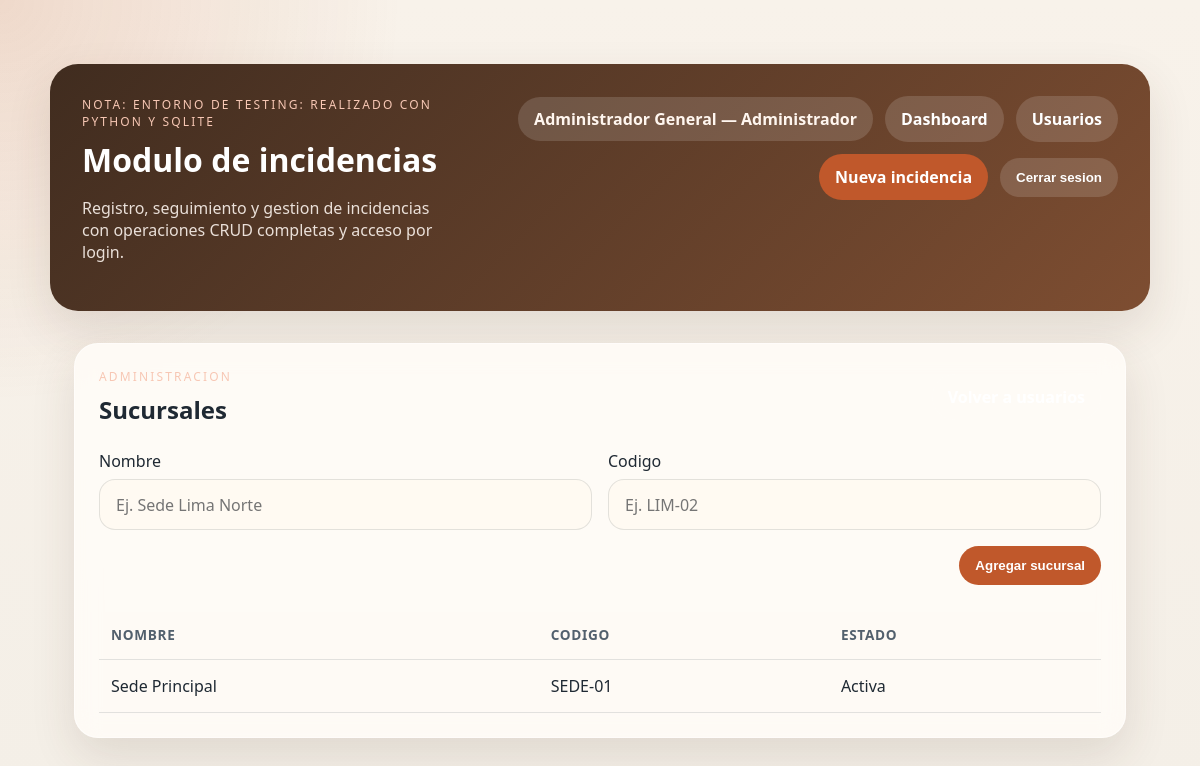
Screenshot of /sucursales (signed in) with the database file from the repository.
### app.py (models this page shows)
class Usuario(db.Model):
    __tablename__ = "usuarios"
    id: Mapped[int] = mapped_column(primary_key=True)
    username: Mapped[str] = mapped_column(String(50), unique=True, nullable=False)
    password_hash: Mapped[str] = mapped_column(String(255), nullable=False)
    nombre_completo: Mapped[str] = mapped_column(String(200), nullable=False)
    rol_id: Mapped[int] = mapped_column(ForeignKey("roles.id"), nullable=False)
    activo: Mapped[bool] = mapped_column(Boolean, default=True, nullable=False)
    sucursal_id: Mapped[int | None] = mapped_column(ForeignKey("sucursales.id"), nullable=True)
    fecha_creacion: Mapped[datetime] = mapped_column(
        DateTime(timezone=True), default=lambda: datetime.now(timezone.utc), nullable=False
    )
    rol_obj: Mapped["Rol"] = relationship("Rol", back_populates="usuarios", lazy="select")
    sucursal: Mapped["Sucursal | None"] = relationship("Sucursal", foreign_keys=[sucursal_id], lazy="select")
    @property
    def rol(self) -> str:
        return self.rol_obj.nombre if self.rol_obj else ""

class Rol(db.Model):
    __tablename__ = "roles"
    id: Mapped[int] = mapped_column(primary_key=True)
    nombre: Mapped[str] = mapped_column(String(30), unique=True, nullable=False)
    descripcion: Mapped[str | None] = mapped_column(String(200), nullable=True)
    usuarios: Mapped[list["Usuario"]] = relationship("Usuario", back_populates="rol_obj", lazy="select")

class Sucursal(db.Model):
    __tablename__ = "sucursales"
    id: Mapped[int] = mapped_column(primary_key=True)
    nombre: Mapped[str] = mapped_column(String(100), unique=True, nullable=False)
    codigo: Mapped[str] = mapped_column(String(20), unique=True, nullable=False)
    activa: Mapped[bool] = mapped_column(Boolean, default=True, nullable=False)

### app.py (the view)
    @app.route("/sucursales")
    @admin_required
    def listar_sucursales() -> str:
        sucursales = Sucursal.query.order_by(Sucursal.nombre).all()
        return render_template("sucursales.html", sucursales=sucursales)

### app.py (called while the page is built)
def register_template_context(app: Flask) -> None:
    @app.context_processor
    def inject_template_context() -> dict[str, Any]:
        return {"current_user": get_current_user(), "csrf_token": get_csrf_token()}

def get_csrf_token() -> str:
    token = session.get("csrf_token")
    if token is None:
        token = secrets.token_urlsafe(32)
        session["csrf_token"] = token
    return token

def get_current_user() -> Usuario | None:
    if "current_user" not in g:
        user_id = session.get("user_id")
        g.current_user = db.session.get(Usuario, user_id) if user_id else None
    return g.current_user

def admin_required(view: ViewFunc) -> ViewFunc:
    @wraps(view)
    def wrapped_view(*args: Any, **kwargs: Any) -> Any:
        user = get_current_user()
        if user is None:
            flash("Inicia sesion para continuar.", "error")
            return redirect(url_for("login", next=request.path))
        if user.rol != "Administrador":
            flash("No tienes permisos para realizar esta accion.", "error")
            return redirect(url_for("listar_incidencias"))
        return view(*args, **kwargs)
    return wrapped_view

### templates/sucursales.html (shortened to what this page needs)
{% extends 'base.html' %}
{% block content %}
<section class="panel panel--spaced">
    <div class="panel__header">
        <div>
            <p class="section-label">Administracion</p>
            <h2>Sucursales</h2>
        </div>
        <a class="button button--ghost-light" href="{{ url_for('listar_usuarios') }}">Volver a usuarios</a>
    </div>
    <form class="form-grid" method="post" action="{{ url_for('crear_sucursal') }}" style="margin-bottom:1.5rem;">
        <label>
            <span>Nombre</span>
            <input type="text" name="nombre" placeholder="Ej. Sede Lima Norte" required maxlength="100">
        </label>
        <label>
            <span>Codigo</span>
            <input type="text" name="codigo" placeholder="Ej. LIM-02" required maxlength="20">
        </label>
        <div class="form-actions full-width">
            <button class="button button--primary" type="submit">Agregar sucursal</button>
        </div>
    </form>
    {% if sucursales %}
        <div class="table-wrapper">
            <table>
                <thead>
                    <tr>
                        <th>Nombre</th>
                        <th>Codigo</th>
                        <th>Estado</th>
                    </tr>
                </thead>
                <tbody>
                    {% for s in sucursales %}
                        <tr>
                            <td>{{ s.nombre }}</td>
                            <td>{{ s.codigo }}</td>
                            <td>{{ 'Activa' if s.activa else 'Inactiva' }}</td>
                        </tr>
                    {% endfor %}
                </tbody>
            </table>
        </div>
    {% else %}
        <div class="empty-state">
            <h3>No hay sucursales registradas</h3>
        </div>
    {% endif %}
</section>
{% endblock %}

### templates/base.html (shortened to what this page needs)
<!DOCTYPE html>
<html lang="es">
<head>
    <link rel="stylesheet" href="{{ url_for('static', filename='styles.css') }}">
</head>
<body>
    <header class="hero">
        <div class="hero__content">
            <div class="hero__topbar">
                <div>
                    <p class="hero__eyebrow">Nota: Entorno de Testing: Realizado con Python y SQLite</p>
                    <h1>Modulo de incidencias</h1>
                    <p class="hero__copy">Registro, seguimiento y gestion de incidencias con operaciones CRUD completas y acceso por login.</p>
                </div>
                {% if current_user %}
                    <div class="hero__actions">
                        <span class="user-chip">{{ current_user.nombre_completo }} &mdash; {{ current_user.rol }}</span>
                        {% if current_user.rol == 'Administrador' %}
                            <a class="button button--ghost-light" href="{{ url_for('dashboard') }}">Dashboard</a>
                            <a class="button button--ghost-light" href="{{ url_for('listar_usuarios') }}">Usuarios</a>
                        {% endif %}
                        <a class="button button--primary" href="{{ url_for('crear_incidencia') }}">Nueva incidencia</a>
                        <form method="post" action="{{ url_for('logout') }}">
                            <button class="button button--ghost-light" type="submit">Cerrar sesion</button>
                        </form>
                    </div>
                {% else %}
                    <div class="hero__actions">
                        <a class="button button--primary" href="{{ url_for('login') }}">Iniciar sesion</a>
                    </div>
                {% endif %}
            </div>
        </div>
    </header>
    <main class="layout">
        {% block content %}{% endblock %}
    </main>
</body>
</html>

### static/styles.css (style rules this page uses)
:root { --bg: #f4efe7; --surface: rgba(255, 252, 248, 0.88); --surface-strong: #fffaf2; --ink: #1f2933; --muted: #52606d; --accent: #c0582b; --accent-dark: #8f3f1c; --danger: #b42318; --line: rgba(31, 41, 51, 0.12); --shadow: 0 18px 45px rgba(77, 52, 33, 0.12); }
* { box-sizing: border-box; }
body { margin: 0; font-family: "Segoe UI", Tahoma, Geneva, Verdana, sans-serif; color: var(--ink); background: radial-gradient(circle at top left, rgba(192, 88, 43, 0.16), transparent 28%), linear-gradient(180deg, #f8f2ea 0%, var(--bg) 100%); }
.hero { padding: 4rem 1.5rem 3rem; }
.hero__content { max-width: 1100px; margin: 0 auto; padding: 2rem; border-radius: 28px; background: linear-gradient(135deg, rgba(53, 33, 20, 0.94), rgba(109, 55, 24, 0.88)); color: #fff; box-shadow: var(--shadow); }
.hero__topbar { display: flex; justify-content: space-between; gap: 1.5rem; align-items: flex-start; }
.hero__actions { display: flex; gap: 0.75rem; flex-wrap: wrap; justify-content: flex-end; align-items: center; }
.user-chip { display: inline-flex; align-items: center; padding: 0.7rem 1rem; border-radius: 999px; background: rgba(255, 255, 255, 0.14); color: #fff6ef; font-weight: 600; }
.hero__eyebrow, .section-label { margin: 0 0 0.5rem; text-transform: uppercase; letter-spacing: 0.18em; font-size: 0.75rem; color: #f7c7b4; }
.hero h1, .panel h2 { margin: 0; }
.hero__copy { max-width: 54ch; color: rgba(255, 247, 241, 0.88); }
.layout { max-width: 1100px; margin: 0 auto; padding: 0 1.5rem 3rem; }
.panel { background: var(--surface); backdrop-filter: blur(12px); border: 1px solid rgba(255, 255, 255, 0.55); border-radius: 24px; box-shadow: var(--shadow); padding: 1.5rem; }
.panel--spaced { margin-top: -1rem; }
.panel__header { display: flex; justify-content: space-between; align-items: center; gap: 1rem; margin-bottom: 1.5rem; }
.table-wrapper { overflow-x: auto; }
.table-wrapper table { width: 100%; border-collapse: collapse; }
th, td { padding: 0.95rem 0.75rem; border-bottom: 1px solid var(--line); text-align: left; }
th { font-size: 0.85rem; text-transform: uppercase; letter-spacing: 0.05em; color: var(--muted); }
.button { display: inline-flex; align-items: center; justify-content: center; padding: 0.75rem 1rem; border-radius: 999px; text-decoration: none; font-weight: 600; border: none; cursor: pointer; transition: transform 0.15s ease, opacity 0.15s ease; }
.button--primary { background: var(--accent); color: #fff; }
.button--ghost-light { background: rgba(255, 255, 255, 0.14); color: #fff; }
.form-grid, .detail-grid { display: grid; grid-template-columns: repeat(2, minmax(0, 1fr)); gap: 1rem; }
label, .detail-grid div { display: flex; flex-direction: column; gap: 0.45rem; }
input, textarea, select { width: 100%; padding: 0.85rem 1rem; border-radius: 16px; border: 1px solid var(--line); background: var(--surface-strong); font: inherit; color: var(--ink); }
.full-width, .detail-grid__full { grid-column: 1 / -1; }
.form-actions { display: flex; justify-content: flex-end; }

### rows the page displays
Usuario: nombre_completo "Administrador General"
Rol: rol "Administrador"
Sucursal: nombre "Sede Principal", codigo "SEDE-01", activa "Activa"
